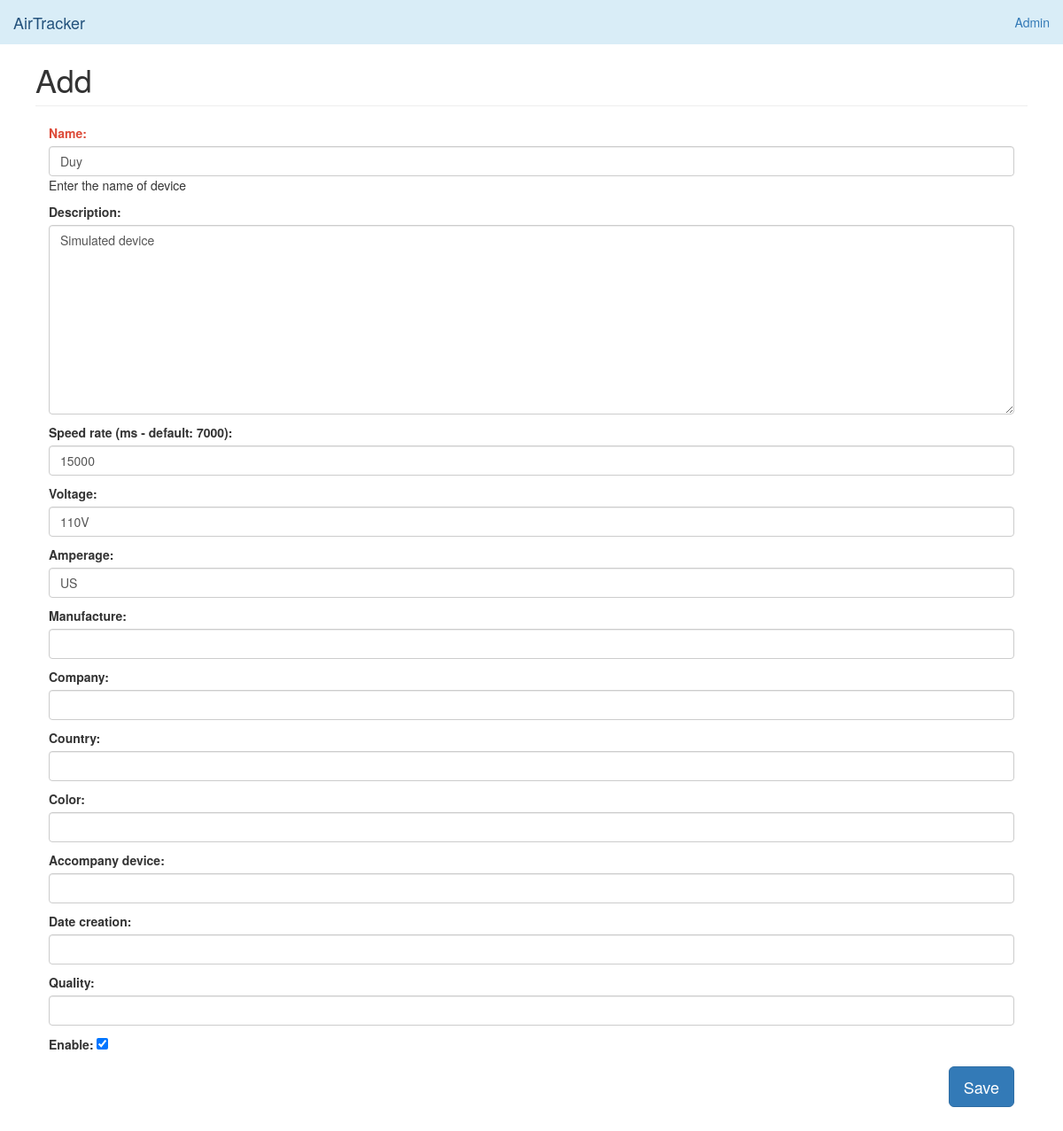
The app's page /en/device/edit/5/ (signed in) with its own data.
### devices/models.py (models this page shows, shortened)
class Device(models.Model):
    name = models.CharField(_('Name'), max_length=60, help_text=_('Enter the name of device'))
    field_1 = models.CharField(_('Speed rate (ms - default: 7000)'), max_length=20, null=True, blank=True)
    field_id_1 = models.CharField(_('Field ID 1'), max_length=30, null=True, blank=True)
    field_2 = models.CharField(_('Voltage'), max_length=20, null=True, blank=True)
    field_id_2 = models.CharField(_('Field ID 2'), max_length=30, null=True, blank=True)
    field_3 = models.CharField(_('Amperage'), max_length=20, null=True, blank=True)
    field_id_3 = models.CharField(_('Field ID 3'), max_length=30, null=True, blank=True)
    field_4 = models.CharField(_('Manufacture'), max_length=20, null=True, blank=True)
    field_id_4 = models.CharField(_('Field ID 4'), max_length=30, null=True, blank=True)
    field_5 = models.CharField(_('Company'), max_length=20, null=True, blank=True)
    field_id_5 = models.CharField(_('Field ID 5'), max_length=30, null=True, blank=True)
    field_6 = models.CharField(_('Country'), max_length=20, null=True, blank=True)
    field_id_6 = models.CharField(_('Field ID 6'), max_length=30, null=True, blank=True)
    field_7 = models.CharField(_('Color'), max_length=20, null=True, blank=True)
    field_id_7 = models.CharField(_('Field ID 7'), max_length=30, null=True, blank=True)
    field_8 = models.CharField(_('Accompany device'), max_length=20, null=True, blank=True)
    field_id_8 = models.CharField(_('Field ID 8'), max_length=30, null=True, blank=True)
    field_9 = models.CharField(_('Date creation'), max_length=20, null=True, blank=True)
    field_id_9 = models.CharField(_('Field ID 9'), max_length=30, null=True, blank=True)
    field_10 = models.CharField(_('Quality'), max_length=20, null=True, blank=True)
    field_id_10 = models.CharField(_('Field ID 10'), max_length=30, null=True, blank=True)
    api_key = models.CharField(_('Api key'), max_length=200)  # api key
    description = models.TextField(_('Description'), blank=True, max_length=255)
    enable = models.BooleanField(_('Enable'), default=True)
    remote_address = models.CharField(_('Ip adress'), max_length=255)
    pub_date = models.DateTimeField(_('Date'), auto_now=True)
    class Meta:
        ordering = ['-pub_date']

### devices/views.py (the view, shortened to what this page needs)
# urls.py: path('device/edit/<str:id>/', devices.device_edit, name='device_edit'),
@login_required(login_url=LOGIN_URL)
def device_edit(request, id):
    val = get_object_or_404(Device, id=id)
    form = DeviceForm(request.POST or None, request.FILES or None, instance=val)
    return render(request, "back/add.html", locals())

### devices/forms.py
class DeviceForm(ModelForm):
    required_css_class = 'required'
    class Meta:
        model = Device
        fields = [
            'name',
            'description',
            'field_1',
            'field_2',
            'field_3',
            'field_4',
            'field_5',
            'field_6',
            'field_7',
            'field_8',
            'field_9',
            'field_10',
            'enable',
        ]
    def __init__(self, *args, **kwargs):
        super(DeviceForm, self).__init__(*args, **kwargs)
        for i in self.fields:
            if i not in ['enable']:
                self.fields[i].widget.attrs['class'] = 'form-control'

### devices/templatetags/custom_tags.py (called while the page is built)
@register.simple_tag
def version():
    try:
        return time.strftime('%m%d%Y/%u', time.gmtime(os.path.getmtime('.git/')))
    except:
        return 0

@register.simple_tag
def website_name():
    return WEBSITE_NAME

### templates/back/add.html (shortened to what this page needs)
{% extends "back/base.html" %}
{% load static %}
{% load custom_tags %}
{% load i18n %}
{% block website_name %}{% trans 'Add' %}{% endblock %}
{% block content %}
<div class="col-xs-12 col-sm-12 placeholder">
    <form action="" method="post"> {% csrf_token %}
        {{ form.as_p }}
        <div class="box-footer">
            <button type="submit" class="btn btn-lg btn-primary pull-right">{% trans 'Save' %}</button>
        </div>
    </form>
</div>
{% endblock %}

### static/back/dashboard/dashboard.css (style rules this page uses)
body { padding-top: 50px; }
.placeholder { margin-bottom: 20px; }

### static/back/dashboard/sticky-footer.css (style rules this page uses)
html { position: relative; min-height: 100%; }
body { margin-bottom: 60px; }

### templates/back/base.html (style rules this page uses)
label.required { color: #dd4b39; }

### records on screen
Device: name "Duy", description "Simulated device", field_1 "15000", field_2 "110V", field_3 "US", enable "☑"
